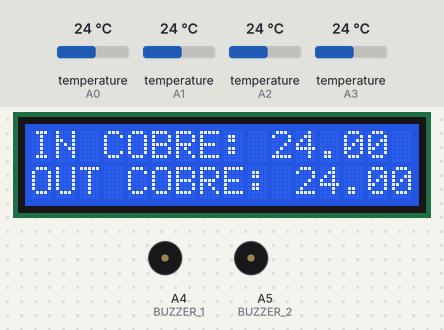
Bench run of a sketch on a simulated Arduino Uno, built with avr-gcc and run on an emulated ATmega328P. Parts: 16×2 character LCD, buzzer (waves = sounding, pin HIGH). The test bench sets the inputs (shaded band); at power-on: temperature (sensors on A1, A3, A0, A2) 24 °C.

Above: at 7.1 s.
7.2 s: temperature (sensor on A1) set to 10.7 °C
At 12.7 s:
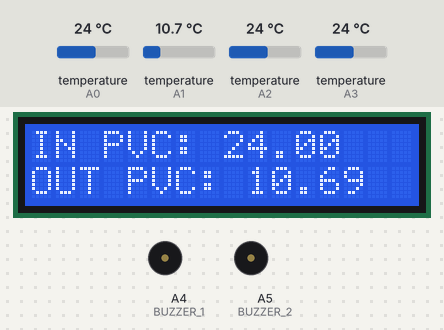
18.9 s: temperature (sensor on A1) set to 9.6 °C
At 25.5 s:
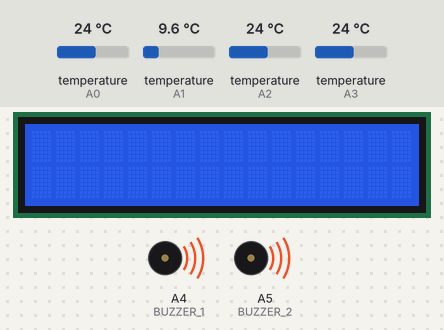
30.6 s: temperature (sensor on A3) set to 9 °C
At 35.4 s:
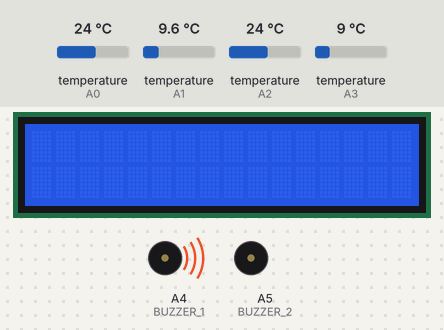
42.3 s: temperature (sensor on A0) set to 12 °C
At 51.78 s:
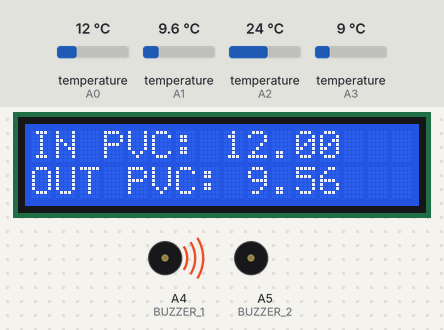
54.0 s: temperature (sensor on A2) set to 12 °C
At 56.9 s:
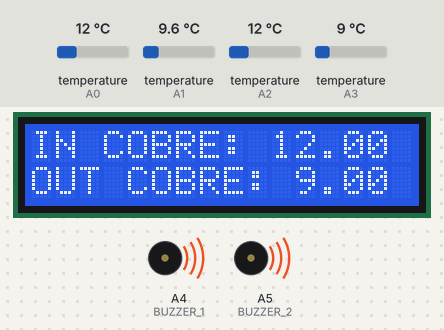
65.7 s: temperature (sensor on A3) set to 10.7 °C
At 70.5 s:
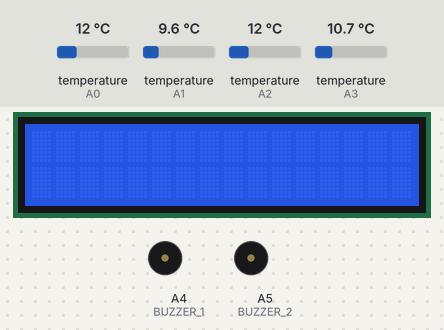
Timing chart, 0 to 78.0 s (numbered marks = the images above; inputs shaded):
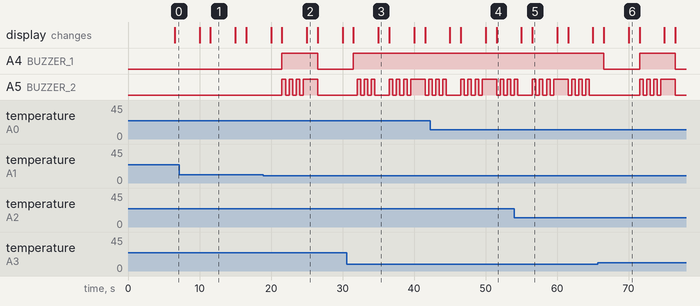

Measured:
- the behaviour switches between 10.1 and 10 °C on temperature (sensor on A1) (found by bisection; images 1 and 2)
- the behaviour switches between 10 and 10.1 °C on temperature (sensor on A3) (found by bisection; images 5 and 6)
- after the input at 18.9 s, A4 (BUZZER_1): LOW → HIGH after 2.6 s, → LOW 5.0 s later; A5 (BUZZER_2): goes 3 × (HIGH 0.50 s, LOW 0.50 s), HIGH 2.0 s, then LOW, starting after 2.6 s
- after the input at 30.6 s, A4 (BUZZER_1): goes on until 31.5 s, then stays HIGH
- after the input at 65.7 s, A4 (BUZZER_1): HIGH → LOW after 0.84 s, → HIGH 5.0 s later, → LOW 5.0 s later
- what the display in image 1 shows lasts 3.5 s, from 11.5 s to 15.0 s
- what the display in image 2 shows lasts 1.5 s, from 25.0 s to 26.5 s

The sketch:

Intercambiador_De_Calor.ino
```cpp
// Incluimos las librerías que se van a utilizar
#include <LiquidCrystal.h>    // Librería para manejar la pantalla LCD
#include <OneWire.h>          // Librería para comunicación OneWire, necesaria para los sensores DS18B20
#include <DallasTemperature.h>// Librería específica para manejar sensores de temperatura DS18B20

// Definir pines para los sensores DS18B20
#define ONE_WIRE_BUS_1 A0  // Pin de entrada para el primer sensor de temperatura
#define ONE_WIRE_BUS_2 A1  // Pin de entrada para el segundo sensor de temperatura
#define ONE_WIRE_BUS_3 A2  // Pin de entrada para el tercer sensor de temperatura
#define ONE_WIRE_BUS_4 A3  // Pin de entrada para el cuarto sensor de temperatura

// Definir pines para los buzzers y LEDs
#define BUZZER_1 A4  // Pin de salida para el primer buzzer
#define BUZZER_2 A5  // Pin de salida para el segundo buzzer
#define LED_1 A5     // Pin de salida para el primer LED (conflicto con BUZZER_2)
#define LED_2 A5     // Pin de salida para el segundo LED (conflicto con BUZZER_2)

// Configuración del bus OneWire para cada sensor DS18B20
OneWire oneWire1(ONE_WIRE_BUS_1);  // Inicializa el bus OneWire en el pin A0
OneWire oneWire2(ONE_WIRE_BUS_2);  // Inicializa el bus OneWire en el pin A1
OneWire oneWire3(ONE_WIRE_BUS_3);  // Inicializa el bus OneWire en el pin A2
OneWire oneWire4(ONE_WIRE_BUS_4);  // Inicializa el bus OneWire en el pin A3

// Configuración de los objetos DallasTemperature para cada sensor
DallasTemperature sensors1(&oneWire1);  // Crea un objeto para el sensor conectado a A0
DallasTemperature sensors2(&oneWire2);  // Crea un objeto para el sensor conectado a A1
DallasTemperature sensors3(&oneWire3);  // Crea un objeto para el sensor conectado a A2
DallasTemperature sensors4(&oneWire4);  // Crea un objeto para el sensor conectado a A3

// Configuración del LCD
LiquidCrystal lcd_1(12, 11, 5, 4, 3, 2); // Inicializa la pantalla LCD en los pines digitales 12, 11, 5, 4, 3, 2

// Variables para control de tiempo y estado
unsigned long previousMillis = 0;  // Almacena el tiempo anterior para el temporizador de cambio
unsigned long ledMillis = 0;       // Almacena el tiempo anterior para el temporizador de parpadeo de LEDs
const long interval = 5000;        // Intervalo de 5 segundos para alternar entre pares de sensores
const long ledInterval = 500;      // Intervalo de 500 ms para el parpadeo de LEDs
bool showFirstPair = true;         // Bandera para alternar entre el primer y segundo par de sensores
bool ledsOn = false;               // Estado de los LEDs (encendidos/apagados)

// Configuración inicial
void setup() {
  lcd_1.begin(16, 2);  // Inicia el LCD con 16 columnas y 2 filas

  // Inicializa los sensores DS18B20
  sensors1.begin();
  sensors2.begin();
  sensors3.begin();
  sensors4.begin();

  // Configura los pines de los buzzers y LEDs como salida
  pinMode(BUZZER_1, OUTPUT);
  pinMode(BUZZER_2, OUTPUT);
  pinMode(LED_1, OUTPUT);
  pinMode(LED_2, OUTPUT);

  // Asegúrate de que los buzzers y LEDs estén apagados al inicio
  digitalWrite(BUZZER_1, LOW);
  digitalWrite(BUZZER_2, LOW);
  digitalWrite(LED_1, LOW);
  digitalWrite(LED_2, LOW);
}

// Bucle principal
void loop() {
  unsigned long currentMillis = millis(); // Obtiene el tiempo actual en milisegundos

  // Alternar entre los pares de sensores cada 5 segundos
  if (currentMillis - previousMillis >= interval) {
    previousMillis = currentMillis; // Actualiza el tiempo de la última actualización
    showFirstPair = !showFirstPair; // Cambia el par de sensores a mostrar

    // Limpia el LCD antes de mostrar nuevos valores
    lcd_1.clear();

    if (showFirstPair) {
      // Muestra las temperaturas de los sensores 1 (A0) y 2 (A1)
      float temp1 = readTemperature(sensors1);
      float temp2 = readTemperature(sensors2);
      lcd_1.setCursor(0, 0);
      lcd_1.print("IN PVC: ");
      lcd_1.print(temp1);
      lcd_1.setCursor(0, 1);
      lcd_1.print("OUT PVC: ");
      lcd_1.print(temp2);

      // Verifica si las temperaturas están fuera del rango
      checkTemperature(temp1);
      checkTemperature(temp2);
    } else {
      // Muestra las temperaturas de los sensores 3 (A2) y 4 (A3)
      float temp3 = readTemperature(sensors3);
      float temp4 = readTemperature(sensors4);
      lcd_1.setCursor(0, 0);
      lcd_1.print("IN COBRE: ");
      lcd_1.print(temp3);
      lcd_1.setCursor(0, 1);
      lcd_1.print("OUT COBRE: ");
      lcd_1.print(temp4);

      // Verifica si las temperaturas están fuera del rango
      checkTemperature(temp3);
      checkTemperature(temp4);
    }
  }

  // Maneja el parpadeo de los LEDs cuando los buzzers están activos
  if (currentMillis - ledMillis >= ledInterval) {
    ledMillis = currentMillis; // Actualiza el tiempo del parpadeo de LEDs
    if (digitalRead(BUZZER_1) == HIGH) { // Si los buzzers están activados
      ledsOn = !ledsOn; // Cambia el estado de los LEDs
      digitalWrite(LED_1, ledsOn ? HIGH : LOW);
      digitalWrite(LED_2, ledsOn ? HIGH : LOW);
    } else {
      // Apaga los LEDs si los buzzers están apagados
      digitalWrite(LED_1, LOW);
      digitalWrite(LED_2, LOW);
    }
  }
}

// Función para leer la temperatura de un sensor DS18B20
float readTemperature(DallasTemperature &sensor) {
  sensor.requestTemperatures(); // Solicita la temperatura del sensor
  float temperature = sensor.getTempCByIndex(0); // Obtiene la temperatura en grados Celsius
  return temperature; // Devuelve la temperatura leída
}

// Función para verificar las temperaturas y activar el buzzer si es necesario
void checkTemperature(float temperature) {
  if (temperature <= 10 || temperature >= 70) {
    // Activa los buzzers si la temperatura está fuera del rango seguro
    digitalWrite(BUZZER_1, HIGH);
    digitalWrite(BUZZER_2, HIGH);
  } else {
    // Desactiva los buzzers si la temperatura está en el rango seguro
    digitalWrite(BUZZER_1, LOW);
    digitalWrite(BUZZER_2, LOW);
  }
}
```
